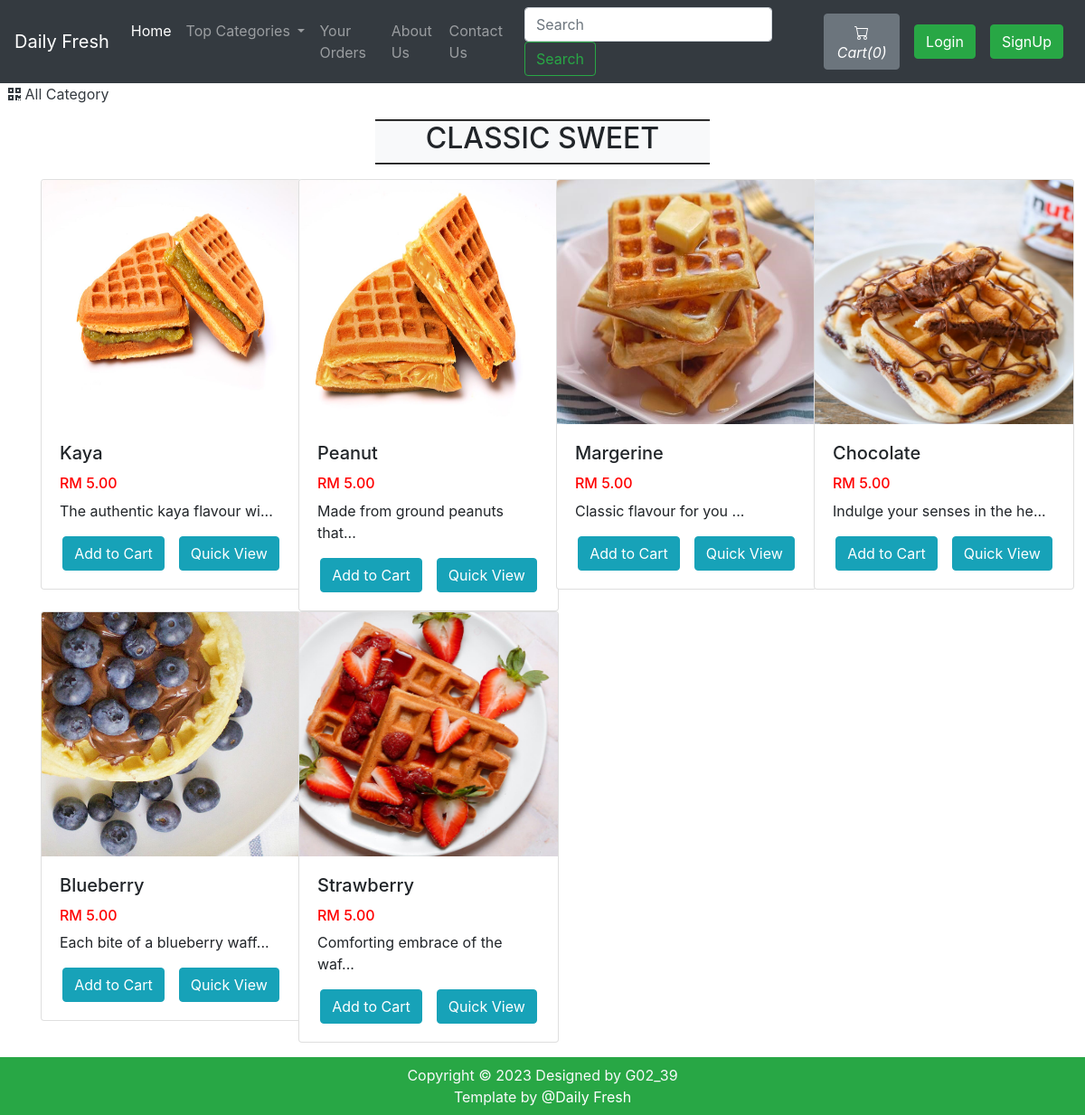
Screenshot of /viewPizzaList.php?catid=1 with the database file from the repository.
### tables this page shows
CREATE TABLE `sitedetail` (
  `tempId` int(11) NOT NULL,
  `systemName` varchar(21) NOT NULL,
  `email` varchar(35) NOT NULL,
  `contact1` bigint(21) NOT NULL,
  `contact2` bigint(21) DEFAULT NULL COMMENT 'Optional',
  `address` text NOT NULL,
  `dateTime` datetime NOT NULL DEFAULT current_timestamp()
);

CREATE TABLE `pizza` (
  `pizzaId` int(12) NOT NULL,
  `pizzaName` varchar(255) NOT NULL,
  `pizzaPrice` int(12) NOT NULL,
  `pizzaDesc` text NOT NULL,
  `pizzaCategorieId` int(12) NOT NULL,
  `pizzaPubDate` datetime NOT NULL DEFAULT current_timestamp()
);

### viewPizzaList.php (the view, shortened to what this page needs)
<!doctype html>
<html lang="en">
<head>
    <link rel="stylesheet" href="https://stackpath.bootstrapcdn.com/bootstrap/4.4.1/css/bootstrap.min.css">
    <link rel="stylesheet" href="https://use.fontawesome.com/releases/v5.8.2/css/all.css">
</head>
<body>
    <?php include 'partials/_dbconnect.php';?>
    <?php require 'partials/_nav.php' ?>
    <div>&nbsp;
        <a href="index.php" class="active text-dark">
        <i class="fas fa-qrcode"></i>
            <span>All Category</span>
        </a>
    </div>
    <div class="container my-3" id="cont">
        <div class="col-lg-4 text-center bg-light my-3" style="margin:auto;border-top: 2px groove black;border-bottom: 2px groove black;">
            <h2 class="text-center"><span id="catTitle">Items</span></h2>
        </div>
        <div class="row">
        <?php
            $id = $_GET['catid'];
            $sql = "SELECT * FROM `pizza` WHERE pizzaCategorieId = $id";
            $result = mysqli_query($conn, $sql);
            while($row = mysqli_fetch_assoc($result)){
                $pizzaId = $row['pizzaId'];
                $pizzaName = $row['pizzaName'];
                $pizzaPrice = $row['pizzaPrice'];
                $pizzaDesc = $row['pizzaDesc'];
                echo '<div class="col-xs-3 col-sm-3 col-md-3">
                        <div class="card" style="width: 18rem;">
                            <img src="img/food-'.$pizzaId. '.jpg" class="card-img-top" alt="image for this item" width="249px" height="270px">
                            <div class="card-body">
                                <h5 class="card-title">' . substr($pizzaName, 0, 21). '</h5>
                                <h6 style="color: #ff0000">RM '.$pizzaPrice. '.00</h6>
                                <p class="card-text">' . substr($pizzaDesc, 0, 29). '...</p>
                                <div class="row justify-content-center">';
                                if($loggedin){
                                    $quaSql = "SELECT `itemQuantity` FROM `viewcart` WHERE pizzaId = '$pizzaId' AND `userId`='$userId'";
                                    $quaresult = mysqli_query($conn, $quaSql);
                                    $quaExistRows = mysqli_num_rows($quaresult);
                                    if($quaExistRows == 0) {
                                        echo '<form action="partials/_manageCart.php" method="POST">
                                              <input type="hidden" name="itemId" value="'.$pizzaId. '">
                                              <button type="submit" name="addToCart" class="btn btn-info mx-2">Add to Cart</button>';
                                    }else {
                                        echo '<a href="viewCart.php"><button class="btn btn-info mx-2">Go to Cart</button></a>';
                                    }
                                }
                                else{
                                    echo '<button class="btn btn-info mx-2" data-toggle="modal" data-target="#loginModal">Add to Cart</button>';
                                }
                            echo '</form>
                                <a href="viewPizza.php?pizzaid=' . $pizzaId . '" class="mx-2"><button class="btn btn-info">Quick View</button></a>
                                </div>
                            </div>
                        </div>
                    </div>';
            }
            ?>
        </div>
    </div>
    <?php require 'partials/_footer.php' ?>
</body>
</html>

### partials/_nav.php (shortened to what this page needs)
<?php
if(isset($_SESSION['loggedin']) && $_SESSION['loggedin']==true){
  $loggedin= true;
  $userId = $_SESSION['userId'];
  $username = $_SESSION['username'];
}
else{
  $loggedin = false;
  $userId = 0;
}
$sql = "SELECT * FROM `sitedetail`";
$result = mysqli_query($conn, $sql);
$row = mysqli_fetch_assoc($result);
$systemName = $row['systemName'];
echo '<nav class="navbar navbar-expand-lg navbar-dark bg-dark">
      <a class="navbar-brand" href="index.php">'.$systemName.'</a>
      <button class="navbar-toggler" type="button" data-toggle="collapse" data-target="#navbarSupportedContent" aria-controls="navbarSupportedContent" aria-expanded="false" aria-label="Toggle navigation">
        <span class="navbar-toggler-icon"></span>
      </button>
      <div class="collapse navbar-collapse" id="navbarSupportedContent">
        <ul class="navbar-nav mr-auto">
          <li class="nav-item active">
            <a class="nav-link" href="index.php">Home <span class="sr-only">(current)</span></a>
          </li>
          <li class="nav-item dropdown">
            <a class="nav-link dropdown-toggle" href="#" id="navbarDropdown" role="button" data-toggle="dropdown" aria-haspopup="true" aria-expanded="false">
              Top Categories
            </a>
            <div class="dropdown-menu" aria-labelledby="navbarDropdown">';
            echo '</div>
          </li>
          <li class="nav-item">
            <a class="nav-link" href="viewOrder.php">Your Orders</a>
          </li>
          <li class="nav-item">
            <a class="nav-link" href="about.php">About Us</a>
          </li>
          <li class="nav-item">
            <a class="nav-link" href="contact.php">Contact Us</a>
          </li>
        </ul>
        <form method="get" action="/DailyFreshOrderingSystem/search.php" class="form-inline my-2 my-lg-0 mx-3">
          <input class="form-control mr-sm-2" type="search" name="search" id="search" placeholder="Search" aria-label="Search" required>
          <button class="btn btn-outline-success my-2 my-sm-0" type="submit">Search</button>
        </form>';
        $countsql = "SELECT SUM(`itemQuantity`) FROM `viewcart` WHERE `userId`=$userId";
        $countresult = mysqli_query($conn, $countsql);
        $countrow = mysqli_fetch_assoc($countresult);
        $count = $countrow['SUM(`itemQuantity`)'];
        if(!$count) {
          $count = 0;
        }
        echo '<a href="viewCart.php"><button type="button" class="btn btn-secondary mx-2" title="MyCart">
          <svg xmlns="img/cart.svg" width="16" height="16" fill="currentColor" class="bi bi-cart" viewBox="0 0 16 16">
            <path d="M0 1.5A.5.5 0 0 1 .5 1H2a.5.5 0 0 1 .485.379L2.89 3H14.5a.5.5 0 0 1 .491.592l-1.5 8A.5.5 0 0 1 13 12H4a.5.5 0 0 1-.491-.408L2.01 3.607 1.61 2H.5a.5.5 0 0 1-.5-.5zM3.102 4l1.313 7h8.17l1.313-7H3.102zM5 12a2 2 0 1 0 0 4 2 2 0 0 0 0-4zm7 0a2 2 0 1 0 0 4 2 2 0 0 0 0-4zm-7 1a1 1 0 1 1 0 2 1 1 0 0 1 0-2zm7 0a1 1 0 1 1 0 2 1 1 0 0 1 0-2z"/>
          </svg>
          <i class="bi bi-cart">Cart(' .$count. ')</i>
        </button></a>';
        if($loggedin){
          echo '<ul class="navbar-nav mr-2">
            <li class="nav-item dropdown">
              <a class="nav-link dropdown-toggle" href="#" id="navbarDropdown" role="button" data-toggle="dropdown"> Welcome ' .$username. '</a>
              <div class="dropdown-menu" aria-labelledby="navbarDropdown">
                <a class="dropdown-item" href="partials/_logout.php">Logout</a>
              </div>
            </li>
          </ul>
          <div class="text-center image-size-small position-relative">
            <a href="viewProfile.php"><img src="img/person-' .$userId. '.jpg" class="rounded-circle" onError="this.src = \'img/profilePic.jpg\'" style="width:40px; height:40px"></a>
          </div>';
        }
        else {
          echo '
          <button type="button" class="btn btn-success mx-2"  data-toggle="modal" data-target="#loginModal">Login</button>
          <button type="button" class="btn btn-success mx-2"  data-toggle="modal" data-target="#signupModal">SignUp</button>';
        }
  echo '</div>
    </nav>';
?>

### viewPizzaList.php (style rules this page uses)
#cont { min-height : 570px; }

### rows the page displays
sitedetail: systemName "Daily Fresh"
pizza: shows a picture, pizzaName "Kaya", pizzaPrice "5", pizzaDesc "The authentic kaya flavour wi"
pizza: shows a picture, pizzaName "Peanut", pizzaPrice "5", pizzaDesc "Made from ground peanuts that"
pizza: shows a picture, pizzaName "Margerine", pizzaPrice "5", pizzaDesc "Classic flavour for you"
pizza: shows a picture, pizzaName "Chocolate", pizzaPrice "5", pizzaDesc "Indulge your senses in the he"
pizza: shows a picture, pizzaName "Blueberry", pizzaPrice "5", pizzaDesc "Each bite of a blueberry waff"
pizza: shows a picture, pizzaName "Strawberry", pizzaPrice "5", pizzaDesc "Comforting embrace of the waf"

### other values shown
$count "0"
